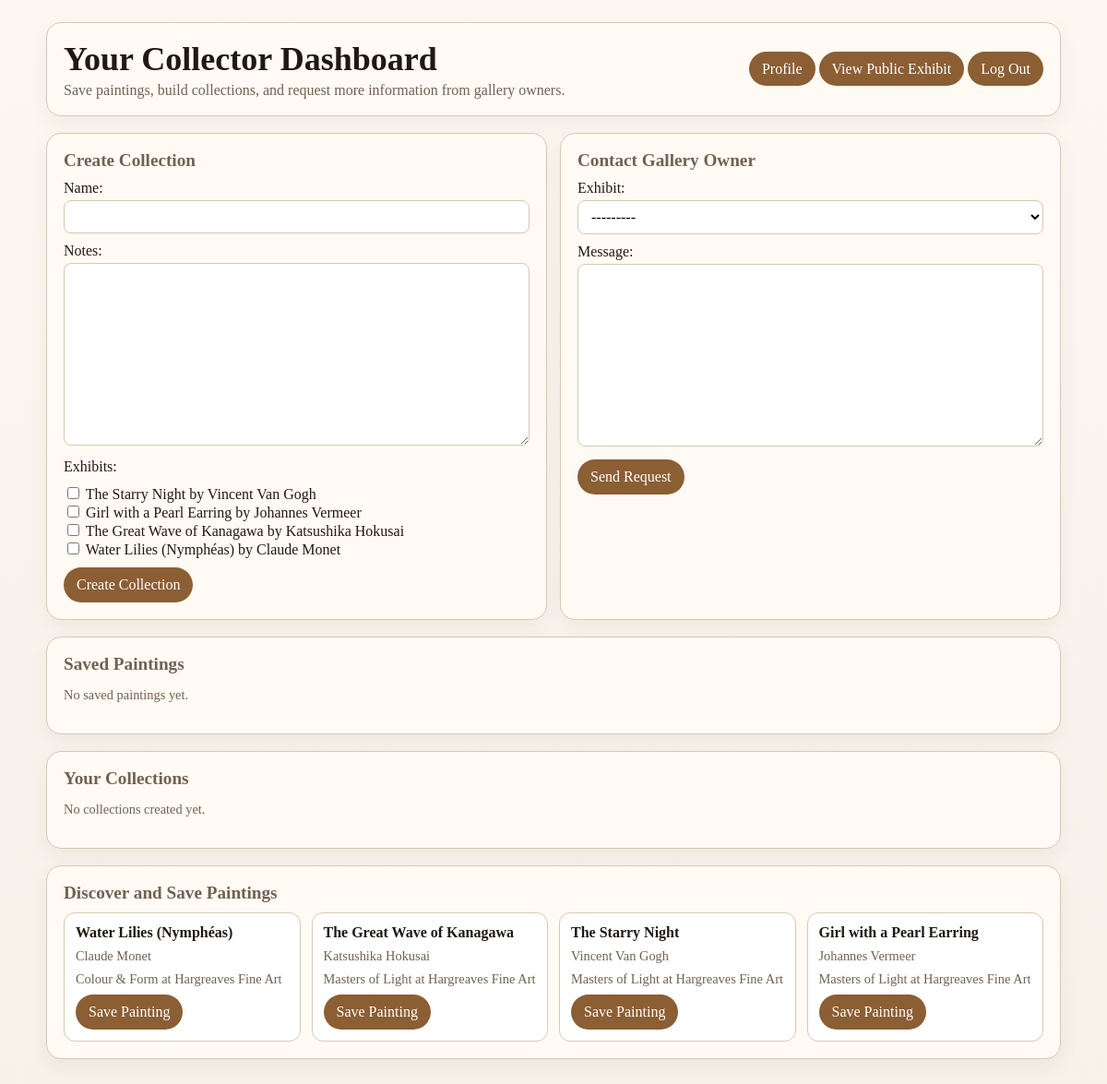
The page /dashboard/ (signed in) on the database its author committed.
### exhibits/models.py (models this page shows)
class Exhibit(models.Model):
    class CurrencyChoices(models.TextChoices):
        USD = 'USD', 'USD'
        EUR = 'EUR', 'EUR'
        GBP = 'GBP', 'GBP'
    id = models.AutoField(primary_key=True)
    gallery_name = models.CharField(max_length=100, default='Hargreaves Fine Art')
    show_name = models.CharField(max_length=200, db_column='show')
    artwork = models.CharField(max_length=255)
    artist = models.CharField(max_length=255)
    medium = models.CharField(max_length=255)
    dimensions_height = models.PositiveSmallIntegerField(help_text='Height in centimetres (cm)')
    dimensions_width = models.PositiveSmallIntegerField(help_text='Width in centimetres (cm)')
    provenance = models.TextField()
    price = models.PositiveIntegerField()
    currency = models.CharField(max_length=3, choices=CurrencyChoices.choices, default=CurrencyChoices.USD)
    tldr = models.TextField()
    full_text = models.TextField()
    audio_url = models.URLField()
    video_url = models.URLField()
    image = models.ImageField(default='exhibit_images/default.jpg', upload_to='exhibit_images/', null=True, blank=True)
    image_url = models.URLField()
    qr_identifier = models.PositiveIntegerField(unique=True, db_index=True, help_text='Printed QR code identifier')
    publish_date = models.DateTimeField()
    user = models.ForeignKey(User, on_delete=models.CASCADE, related_name='exhibits')
    class Meta:
        db_table = 'exhibits'
    def __str__(self):
        return f'{self.artwork} by {self.artist}'

### users/views.py (the view, shortened to what this page needs)
# urls.py: path('dashboard/', user_views.dashboard, name='dashboard'),
@login_required
def dashboard(request):
    profile = UserProfile.objects.filter(user=request.user).first()
    collections = SavedCollection.objects.filter(user=request.user).prefetch_related('exhibits').order_by('-created_at')
    featured_interest_exhibit = None
    interest_exhibit_id = request.GET.get('interest_exhibit') or request.session.get('interest_exhibit_id')
    if interest_exhibit_id:
        featured_interest_exhibit = Exhibit.objects.filter(id=interest_exhibit_id).first()
    if not featured_interest_exhibit:
        saved_item = SavedExhibit.objects.filter(user=request.user).select_related('exhibit').order_by('-saved_at').first()
        if saved_item:
            featured_interest_exhibit = saved_item.exhibit
    collection_form = SavedCollectionForm()
    inquiry_form = GalleryInquiryForm(initial={'exhibit': featured_interest_exhibit} if featured_interest_exhibit else None)
    saved_exhibits = SavedExhibit.objects.filter(user=request.user).select_related('exhibit').order_by('-saved_at')
    exhibits = Exhibit.objects.order_by('-publish_date')[:12]
    context = {
        'collection_form': collection_form,
        'inquiry_form': inquiry_form,
        'saved_exhibits': saved_exhibits,
        'collections': collections,
        'exhibits': exhibits,
        'featured_interest_exhibit': featured_interest_exhibit,
    }
    return render(request, 'users/dashboard.html', context)

### users/forms.py
class SavedCollectionForm(forms.ModelForm):
    exhibits = forms.ModelMultipleChoiceField(
        queryset=Exhibit.objects.all(),
        required=False,
        widget=forms.CheckboxSelectMultiple,
    )
    class Meta:
        model = SavedCollection
        fields = ['name', 'notes', 'exhibits']

class GalleryInquiryForm(forms.ModelForm):
    class Meta:
        model = GalleryInquiry
        fields = ['exhibit', 'message']

### users/templates/users/dashboard.html (shortened to what this page needs)
<!DOCTYPE html>
<html lang="en">
<head>
</head>
<body>
    <main class="shell">
        <section class="card header">
            <div>
                <h1>Your Collector Dashboard</h1>
                <p class="muted">Save paintings, build collections, and request more information from gallery owners.</p>
            </div>
            <div>
                <a href="{% url 'profile' %}" class="button-link">Profile</a>
                <a href="{% url 'scan' %}" class="button-link">View Public Exhibit</a>
                <a href="{% url 'logout' %}" class="button-link">Log Out</a>
            </div>
        </section>
        <section class="grid">
            <article class="card" id="new-collection">
                <h2>Create Collection</h2>
                <form method="post">
                    {{ collection_form.as_p }}
                    <button type="submit">Create Collection</button>
                </form>
            </article>
            <article class="card" id="contact-gallery">
                <h2>Contact Gallery Owner</h2>
                <form method="post">
                    {{ inquiry_form.as_p }}
                    <button type="submit">Send Request</button>
                </form>
            </article>
        </section>
        <section class="card">
            <h2>Saved Paintings</h2>
            {% if saved_exhibits %}
                <ul class="list">
                    {% for item in saved_exhibits %}
                        <li>
                            <strong>{{ item.exhibit.artwork }}</strong> by {{ item.exhibit.artist }}
                            <div class="small">Saved {{ item.saved_at|date:"Y-m-d H:i" }}</div>
                        </li>
                    {% endfor %}
                </ul>
            {% else %}
                <p class="small">No saved paintings yet.</p>
            {% endif %}
        </section>
        <section class="card">
            <h2>Your Collections</h2>
            {% if collections %}
                <ul class="list">
                    {% for collection in collections %}
                        <li>
                            <strong>{{ collection.name }}</strong>
                            {% if collection.notes %}
                                <div class="small">{{ collection.notes }}</div>
                            {% endif %}
                            {% if collection.exhibits.all %}
                                <div class="small">
                                    Includes:
                                    {% for ex in collection.exhibits.all %}
                                        {{ ex.artwork }}{% if not forloop.last %}, {% endif %}
                                    {% endfor %}
                                </div>
                            {% endif %}
                        </li>
                    {% endfor %}
                </ul>
            {% else %}
                <p class="small">No collections created yet.</p>
            {% endif %}
        </section>
        <section class="card">
            <h2>Discover and Save Paintings</h2>
            <div class="exhibit-grid">
                {% for exhibit in exhibits %}
                    <article class="exhibit-card">
                        <div><strong>{{ exhibit.artwork }}</strong></div>
                        <div class="small">{{ exhibit.artist }}</div>
                        <div class="small">{{ exhibit.show_name }} at {{ exhibit.gallery_name }}</div>
                        <form method="post">
                            <button type="submit">Save Painting</button>
                        </form>
                    </article>
                {% empty %}
                    <p class="small">No exhibits available right now.</p>
                {% endfor %}
            </div>
        </section>
    </main>
</body>
</html>

### users/templates/users/dashboard.html (style rules this page uses)
:root { --bg: #f6f2ea; --surface: #fffaf3; --ink: #201912; --muted: #6f6253; --border: #d8c8b0; --accent: #8b5e34; --accent-strong: #6f4926; }
* { box-sizing: border-box; }
body { margin: 0; font-family: Georgia, "Times New Roman", serif; color: var(--ink); background: linear-gradient(180deg, #fcf8f1 0%, var(--bg) 100%); padding: 24px 16px 44px; }
.shell { max-width: 1100px; margin: 0 auto; display: grid; gap: 18px; }
.card { background: var(--surface); border: 1px solid var(--border); border-radius: 16px; padding: 18px; box-shadow: 0 8px 22px rgba(55, 38, 20, 0.06); }
.header { display: flex; flex-wrap: wrap; justify-content: space-between; gap: 12px; align-items: center; }
h1 { margin: 0; font-size: clamp(1.8rem, 3vw, 2.6rem); }
h2 { margin: 0 0 10px; font-size: 1.2rem; color: var(--muted); }
.muted { color: var(--muted); margin: 4px 0 0; }
.button-link, button { border: 0; border-radius: 999px; padding: 10px 14px; background: var(--accent); color: #fff; text-decoration: none; cursor: pointer; font: inherit; transition: background-color 140ms ease, transform 140ms ease; }
form p { margin: 0 0 10px; }
input[type="text"], input[type="email"], input[type="number"], textarea, select { width: 100%; margin-top: 4px; border: 1px solid var(--border); border-radius: 8px; padding: 8px 10px; font: inherit; background: #fff; }
textarea { min-height: 90px; resize: vertical; }
.grid { display: grid; gap: 14px; grid-template-columns: repeat(auto-fit, minmax(280px, 1fr)); }
.exhibit-grid { display: grid; gap: 12px; grid-template-columns: repeat(auto-fit, minmax(230px, 1fr)); }
.exhibit-card { border: 1px solid var(--border); border-radius: 12px; padding: 12px; background: #fff; display: grid; gap: 8px; }
.small { font-size: 0.9rem; color: var(--muted); }

### rows shown on the page
Exhibit: artwork "Water Lilies (Nymphéas)", artist "Claude Monet", show_name "Colour & Form", gallery_name "Hargreaves Fine Art"
Exhibit: artwork "The Great Wave of Kanagawa", artist "Katsushika Hokusai", show_name "Masters of Light", gallery_name "Hargreaves Fine Art"
Exhibit: artwork "The Starry Night", artist "Vincent Van Gogh", show_name "Masters of Light", gallery_name "Hargreaves Fine Art"
Exhibit: artwork "Girl with a Pearl Earring", artist "Johannes Vermeer", show_name "Masters of Light", gallery_name "Hargreaves Fine Art"
